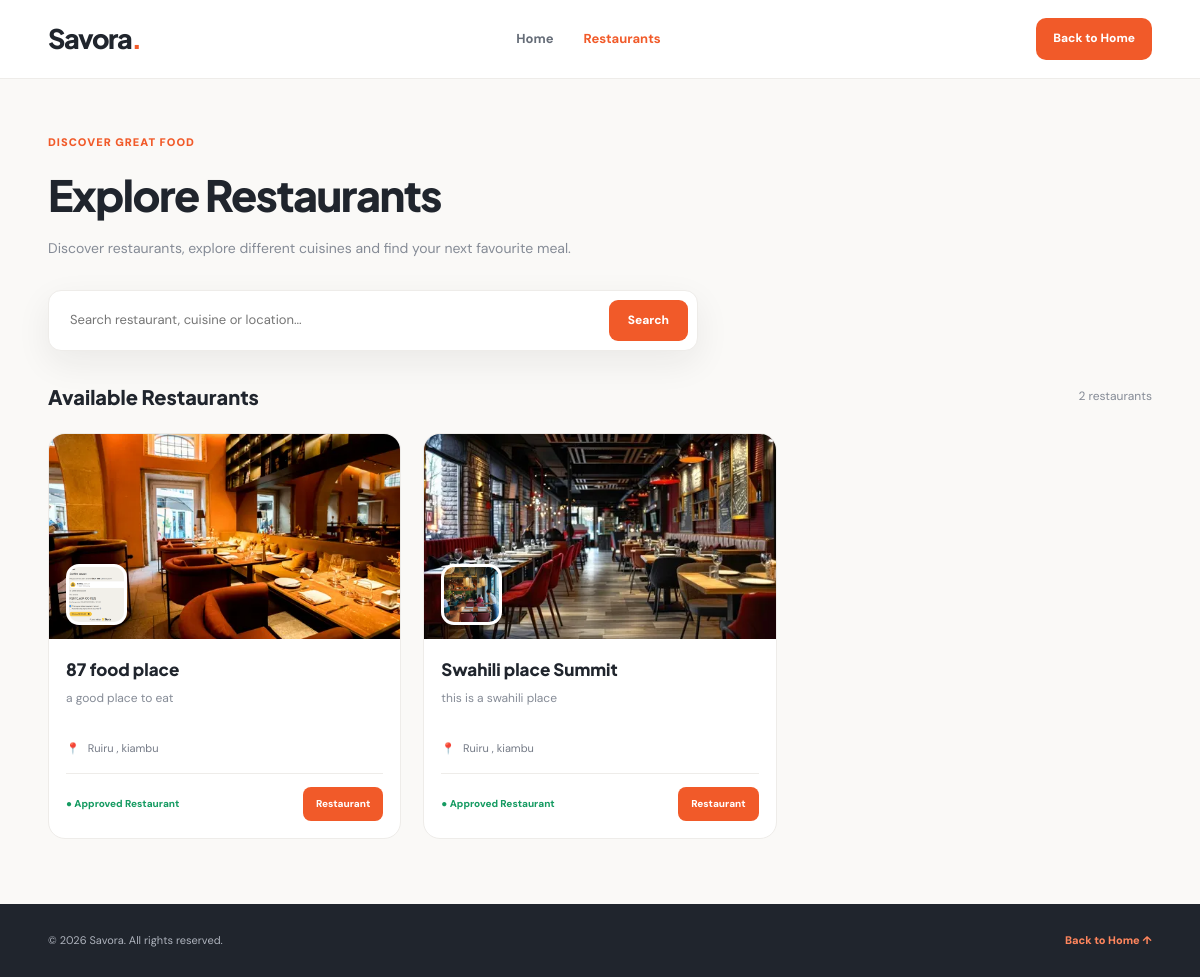
/restaurants/, run on an earlier commit of the app's database.
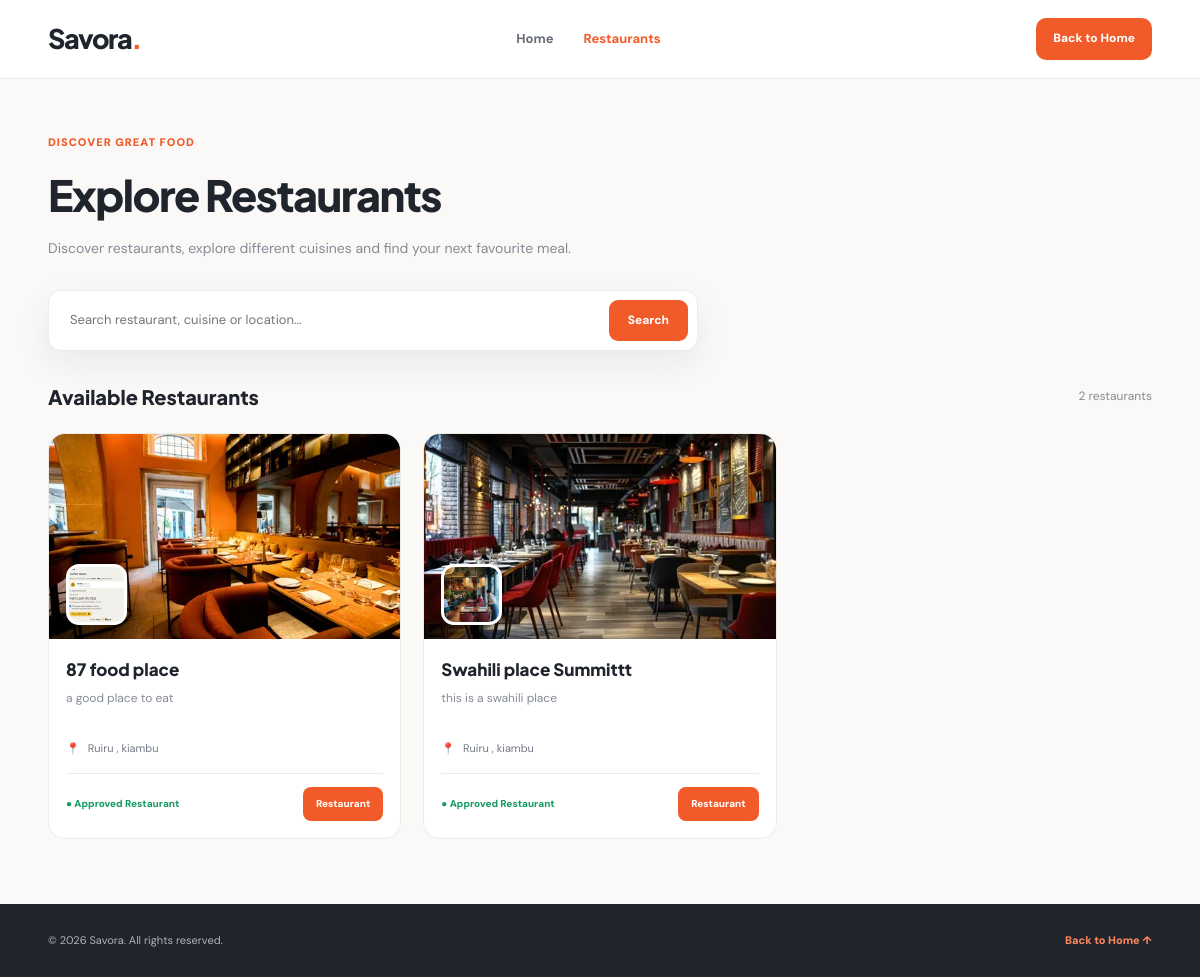
And on a later commit of the database.
### food_delivery/models.py (models this page shows, shortened)
class Restaurant(models.Model):
    STATUS_CHOICES = [
        ('pending', 'Pending Approval'),
        ('approved', 'Approved'),
        ('rejected', 'Rejected'),
        ('suspended', 'Suspended'),
    ]
    owner = models.ForeignKey(
        User,
        on_delete=models.CASCADE,
        related_name='restaurants'
    )
    name = models.CharField(max_length=200)
    description = models.TextField()
    cuisine = models.ForeignKey(
        Cuisine,
        on_delete=models.SET_NULL,
        null=True,
        blank=True,
        related_name='restaurants'
    )
    logo = models.ImageField(
        upload_to='restaurants/logos/',
        blank=True,
        null=True
    )
    cover_image = models.ImageField(
        upload_to='restaurants/covers/',
        blank=True,
        null=True
    )
    phone = models.CharField(max_length=20)
    email = models.EmailField(blank=True)
    country = models.CharField(max_length=100, default='Kenya')
    county = models.CharField(max_length=100)
    town = models.CharField(max_length=100)
    area = models.CharField(
        max_length=150,
        help_text='Estate or neighbourhood, e.g. Kimbo'
    )
    street = models.CharField(max_length=150, blank=True)
    building = models.CharField(max_length=150, blank=True)
    landmark = models.CharField(max_length=200, blank=True)
    additional_directions = models.TextField(blank=True)
    status = models.CharField(
        max_length=20,
        choices=STATUS_CHOICES,
        default='pending'
    )
    created_at = models.DateTimeField(auto_now_add=True)
    updated_at = models.DateTimeField(auto_now=True)
    class Meta:
        ordering = ['-created_at']

### food_delivery/views.py (the view, shortened to what this page needs)
def restaurant_list(request):
    search_query = request.GET.get("q", "").strip()
    restaurants = Restaurant.objects.filter(
        status="approved"
    ).select_related("cuisine").order_by("name")
    context = {
        "restaurants": restaurants,
        "search_query": search_query,
        "restaurant_count": restaurants.count(),
    }
    return render(
        request,
        "food_delivery/restaurants/restaurant_list.html",
        context
    )

### food_delivery/templates/food_delivery/restaurants/restaurant_list.html (shortened to what the changed rows need)
<!DOCTYPE html>
<html lang="en">
<head>
</head>
<body>
    <main>
        <section class="page-header">
            <div class="container">
                <h1>Explore Restaurants</h1>
            </div>
        </section>
        <section>
            <div class="container">
                <div class="results-heading">
                    <h2>
                        {% if search_query %}
                            Search Results
                        {% else %}
                            Available Restaurants
                        {% endif %}
                    </h2>
                </div>
                <div class="restaurant-grid">
                    {% for restaurant in restaurants %}
                        <article class="restaurant-card">
                            <div class="restaurant-image-wrap">
                                {% if restaurant.cover_image %}
                                    <img
                                        src="{{ restaurant.cover_image.url }}"
                                        alt="{{ restaurant.name }}"
                                        class="restaurant-cover"
                                    >
                                {% elif restaurant.logo %}
                                    <img
                                        src="{{ restaurant.logo.url }}"
                                        alt="{{ restaurant.name }}"
                                        class="restaurant-cover"
                                    >
                                {% else %}
                                    <img
                                        src="https://images.unsplash.com/photo-1517248135467-4c7edcad34c4?w=900"
                                        alt="Restaurant"
                                        class="restaurant-cover"
                                    >
                                {% endif %}
                                {% if restaurant.logo %}
                                    <img
                                        src="{{ restaurant.logo.url }}"
                                        alt="{{ restaurant.name }} logo"
                                        class="restaurant-logo"
                                    >
                                {% endif %}
                            </div>
                            <div class="restaurant-info">
                                <h3>{{ restaurant.name }}</h3>
                                <p class="description">
                                    {% if restaurant.description %}
                                        {{ restaurant.description|truncatewords:18 }}
                                    {% else %}
                                        Discover delicious meals from
                                        {{ restaurant.name }}.
                                    {% endif %}
                                </p>
                                <div class="restaurant-location">
                                    <span>📍</span>
                                    {% if restaurant.town %}
                                        {{ restaurant.town }}
                                    {% endif %}
                                    {% if restaurant.county %}
                                        {% if restaurant.town %}, {% endif %}
                                        {{ restaurant.county }}
                                    {% endif %}
                                </div>
                                <div class="restaurant-footer">
                                    <span class="approved-label">
                                        ● Approved Restaurant
                                    </span>
                                    <span class="view-link">
                                        Restaurant
                                    </span>
                                </div>
                            </div>
                        </article>
                    {% endfor %}
                </div>
            </div>
        </section>
    </main>
</body>
</html>

What changed in the data, as far as the page shows it:
changed Restaurant "this is a swahili place": name "Swahili place Summit" → "Swahili place Summittt"
